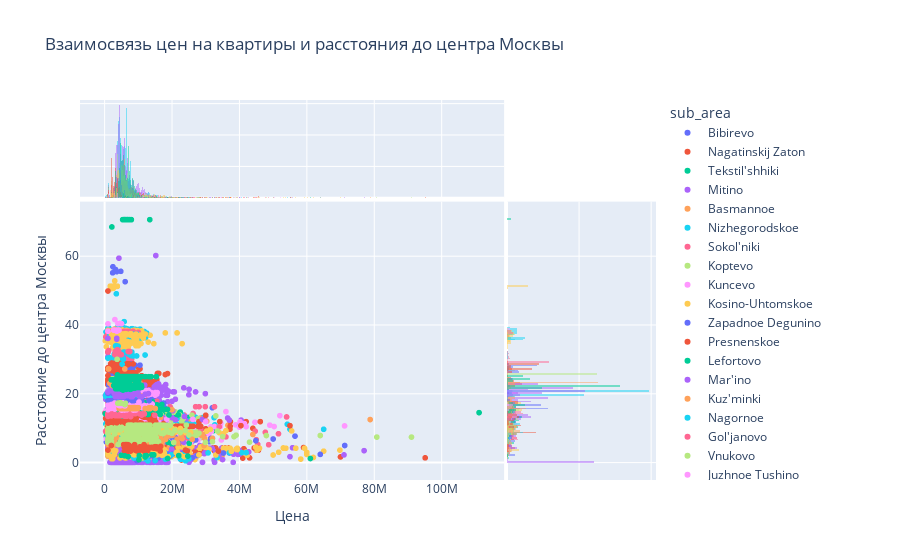

The notebook cell saved with this chart:
### Code cell
fig = px.scatter(sber_data, 
    x='price_doc', 
    y='kremlin_km',
    color='sub_area',
    marginal_x="histogram",
    marginal_y="histogram",
    labels={'price_doc':'Цена', 'kremlin_km':' Расстояние до центра Москвы'},
    title='Взаимосвязь цен на квартиры и расстояния до центра Москвы'
    )
fig.show()
